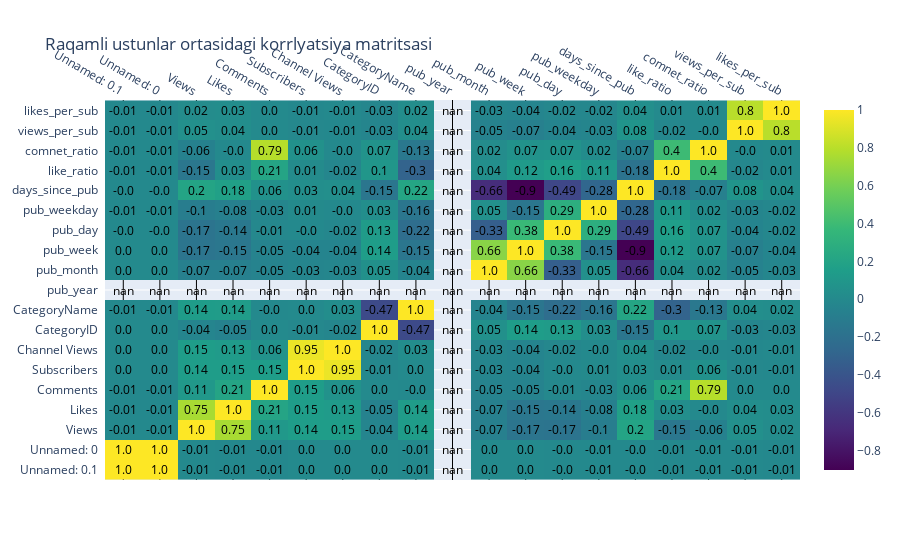

Here is the notebook cell this chart was saved with:
### Code cell
import numpy as np 
import plotly.figure_factory as ff 

annot_text = np.around(corr_matrix.values, decimals=2).astype(str)

fig = ff.create_annotated_heatmap(
    z = corr_matrix.values,
    x = list(corr_matrix.columns),
    y = list(corr_matrix.index),
    annotation_text = annot_text,
    colorscale="Viridis",
    showscale=True

)

fig.update_layout(title= "Raqamli ustunlar ortasidagi korrlyatsiya matritsasi")
fig.show()
